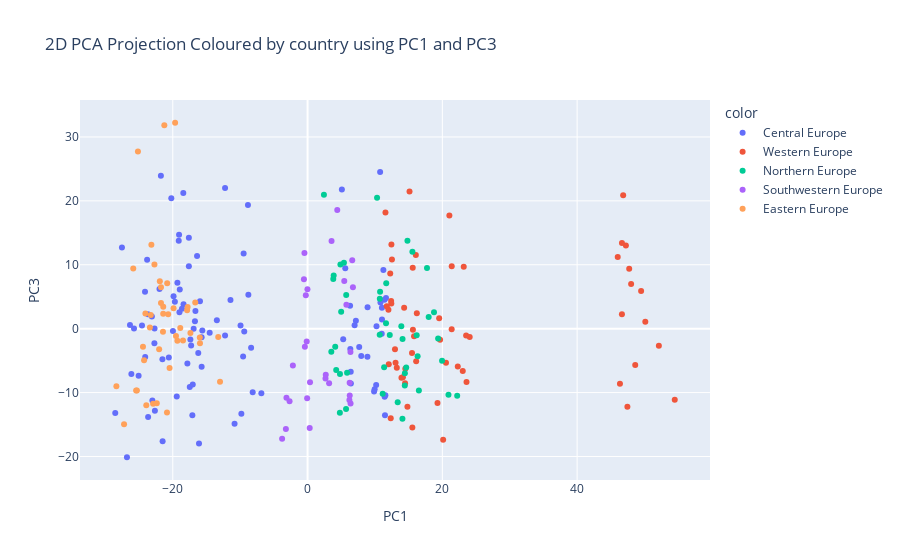

Notebook code cell kept with this figure:
### Markdown cell above
The left blob consists of central and eastern europe, the top one consists of portugal and spain (iberia), and the remaining parts are western and northern europe, along with germany (counted as central). The far right blob is luxembourg, which is a very small country which might be why it is so far away.

### Code cell
fig = px.scatter(
        x = comps[:,0],
        y = comps[:,2],
        color=subregions,
        hover_data={"Country" : pca_df.index.get_level_values(0)},
        labels = {"x": "PC1","y": "PC3"},
        title= "2D PCA Projection Coloured by country using PC1 and PC3"
)
fig.show()

### Figure 1 — Plotly figure (JSON) as saved in the notebook; plotly's stock layout.template omitted (floating-point values rounded to 4 significant figures)
{"data": [{"customdata": [["AUT"], ["AUT"], ["AUT"], ["AUT"], ["AUT"], ["AUT"], ["AUT"], ["AUT"], ["AUT"], ["AUT"], ["AUT"], ["AUT"], ["AUT"], ["AUT"], ["CZE"], ["CZE"], ["CZE"], ["CZE"], ["CZE"], ["CZE"], ["CZE"], ["CZE"], ["CZE"], ["CZE"], ["CZE"], ["CZE"], ["CZE"], ["CZE"], ["DEU"], ["DEU"], ["DEU"], ["DEU"], ["DEU"], ["DEU"], ["DEU"], ["DEU"], ["DEU"], ["DEU"], ["DEU"], ["DEU"], ["DEU"], ["DEU"], ["HUN"], ["HUN"], ["HUN"], ["HUN"], ["HUN"], ["HUN"], ["HUN"], ["HUN"], ["HUN"], ["HUN"], ["HUN"], ["HUN"], ["HUN"], ["HUN"], ["POL"], ["POL"], ["POL"], ["POL"], ["POL"], ["POL"], ["POL"], ["POL"], ["POL"], ["POL"], ["POL"], ["POL"], ["POL"], ["POL"], ["SVK"], ["SVK"], ["SVK"], ["SVK"], ["SVK"], ["SVK"], ["SVK"], ["SVK"], ["SVK"], ["SVK"], ["SVK"], ["SVK"], ["SVK"], ["SVK"], ["SVN"], ["SVN"], ["SVN"], ["SVN"], ["SVN"], ["SVN"], ["SVN"], ["SVN"], ["SVN"], ["SVN"], ["SVN"], ["SVN"], ["SVN"], ["SVN"]], "hovertemplate": "color=Central Europe<br>PC1=%{x}<br>PC3=%{y}<br>Country=%{customdata[0]}<extra></extra>", "legendgroup": "Central Europe", "marker": {"color": "#636efa", "symbol": "circle"}, "mode": "markers", "name": "Central Europe", "orientation": "v", "showlegend": true, "type": "scatter", "x": [8.905, 10.18, 11.49, 11.42, 10.77, 11.01, 10.23, 10.82, 11.25, 11.03, 11.65, 11.05, 11.44, 11.55, -24.09, -23.03, -22.65, -22.73, -20.22, -19.89, -19.31, -19.12, -19.07, -19.01, -17.28, -17.39, -16.22, -15.72, 5.595, 6.344, 6.405, 6.312, 5.092, 5.289, 6.432, 6.981, 7.171, 7.665, 7.967, 8.881, 9.873, 9.955, -21.97, -19.69, -18.4, -17.61, -18.44, -16.71, -15.96, -16.4, -16.64, -17.48, -17.04, -17.83, -17.1, -16.11, -26.35, -26.15, -26.8, -28.54, -27.54, -25.76, -24.57, -24.12, -23.81, -23.68, -23.1, -22.71, -21.54, -19.41, -25.07, -23.66, -21.51, -20.59, -21.76, -19.98, -18.96, -18.64, -17.61, -16.91, -15.72, -15.62, -14.52, -13.46, -12.24, -10.83, -9.823, -9.945, -12.24, -11.44, -8.783, -8.846, -9.485, -9.392, -9.565, -8.377, -6.857, -8.142], "xaxis": "x", "y": [3.372, -8.813, -13.55, 4.514, 24.52, -0.7993, 0.3673, 4.115, 9.19, 3.283, 4.79, 1.43, -10.66, -10.41, -4.434, -11.24, -12.82, -2.273, 20.42, 5.058, 7.202, 13.77, 14.7, 2.589, -2.618, -1.705, -3.802, -5.957, 9.463, -3.184, -6.756, 3.57, 21.77, -1.665, -8.59, 0.5277, 1.244, -2.874, -4.267, -4.389, -9.811, -9.496, 6.195, 4.198, 3.822, 9.766, 21.25, 1.167, 4.3, 11.39, 2.76, -9.144, -8.72, -5.439, -13.56, -17.96, 0.5915, -7.075, -20.12, -13.19, 12.71, 0.01669, 0.5028, 5.759, 10.79, 2.245, 1.913, 0.02012, -4.777, -10.62, -7.364, -13.84, -17.61, -4.52, 23.94, -0.3597, 6.111, 3.11, 14.25, -0.02263, -1.327, -0.2675, -0.6181, 1.323, -1.053, -14.89, -13.32, 0.4878, 22.0, 4.504, 5.32, 19.34, 11.78, -0.4593, -4.362, -2.974, -10.1, -9.951], "yaxis": "y"}, {"customdata": [["BEL"], ["BEL"], ["BEL"], ["BEL"], ["BEL"], ["BEL"], ["BEL"], ["BEL"], ["BEL"], ["BEL"], ["BEL"], ["BEL"], ["BEL"], ["BEL"], ["FRA"], ["FRA"], ["FRA"], ["FRA"], ["FRA"], ["FRA"], ["FRA"], ["FRA"], ["FRA"], ["FRA"], ["FRA"], ["FRA"], ["FRA"], ["FRA"], ["LUX"], ["LUX"], ["LUX"], ["LUX"], ["LUX"], ["LUX"], ["LUX"], ["LUX"], ["LUX"], ["LUX"], ["LUX"], ["LUX"], ["LUX"], ["LUX"], ["NLD"], ["NLD"], ["NLD"], ["NLD"], ["NLD"], ["NLD"], ["NLD"], ["NLD"], ["NLD"], ["NLD"], ["NLD"], ["NLD"], ["NLD"], ["NLD"]], "hovertemplate": "color=Western Europe<br>PC1=%{x}<br>PC3=%{y}<br>Country=%{customdata[0]}<extra></extra>", "legendgroup": "Western Europe", "marker": {"color": "#EF553B", "symbol": "circle"}, "mode": "markers", "name": "Western Europe", "orientation": "v", "showlegend": true, "type": "scatter", "x": [19.53, 19.28, 20.12, 19.67, 21.05, 21.39, 20.54, 21.39, 23.18, 23.53, 24.06, 23.59, 23.03, 22.29, 12.97, 13.94, 12.34, 12.0, 11.56, 11.76, 12.05, 12.27, 12.44, 12.53, 12.4, 12.43, 13.24, 13.06, 50.12, 52.13, 54.49, 49.5, 46.84, 48.02, 46.65, 46.03, 47.24, 46.66, 47.73, 48.62, 47.46, 46.36, 14.33, 14.82, 15.55, 16.12, 15.13, 15.8, 16.22, 16.07, 15.61, 15.63, 15.5, 14.51, 14.47, 14.15], "xaxis": "x", "y": [1.616, -11.63, -17.4, -1.741, 17.72, -0.08199, -5.325, 9.76, 9.67, -1.084, -1.297, -8.357, -6.64, -5.926, -3.237, -7.667, -14.0, 2.96, 18.18, 3.529, -5.562, 8.628, 13.16, 10.84, 4.348, 3.925, -6.095, -5.349, 1.091, -2.684, -11.12, 5.913, 20.88, 7.007, 2.247, 11.2, 13.02, 13.42, 9.395, -5.679, -12.22, -8.627, 3.265, -12.22, -15.48, -5.078, 21.46, -1.182, 2.406, 11.54, 9.514, -0.1556, -3.811, -6.262, -8.551, -7.583], "yaxis": "y"}, {"customdata": [["DNK"], ["DNK"], ["DNK"], ["DNK"], ["DNK"], ["DNK"], ["DNK"], ["DNK"], ["DNK"], ["DNK"], ["DNK"], ["DNK"], ["DNK"], ["DNK"], ["FIN"], ["FIN"], ["FIN"], ["FIN"], ["FIN"], ["FIN"], ["FIN"], ["FIN"], ["FIN"], ["FIN"], ["FIN"], ["FIN"], ["FIN"], ["FIN"], ["SWE"], ["SWE"], ["SWE"], ["SWE"], ["SWE"], ["SWE"], ["SWE"], ["SWE"], ["SWE"], ["SWE"], ["SWE"], ["SWE"], ["SWE"], ["SWE"]], "hovertemplate": "color=Northern Europe<br>PC1=%{x}<br>PC3=%{y}<br>Country=%{customdata[0]}<extra></extra>", "legendgroup": "Northern Europe", "marker": {"color": "#00cc96", "symbol": "circle"}, "mode": "markers", "name": "Northern Europe", "orientation": "v", "showlegend": true, "type": "scatter", "x": [13.91, 14.08, 16.19, 15.56, 14.82, 16.52, 16.33, 17.72, 17.97, 18.76, 19.37, 19.96, 20.91, 22.2, 4.253, 4.793, 5.713, 4.987, 2.43, 3.527, 4.105, 3.817, 3.877, 5.399, 4.877, 5.735, 5.867, 4.809, 11.64, 14.44, 13.38, 11.67, 10.31, 11.15, 11.37, 10.72, 10.76, 10.71, 12.2, 14.1, 14.43, 14.64], "xaxis": "x", "y": [0.3656, -14.08, -1.014, 12.03, 13.74, -9.665, -4.312, 9.495, 1.825, 2.577, -1.549, -5.015, -10.34, -10.48, -6.477, -13.15, -12.57, 2.661, 20.96, -3.617, -2.81, 7.786, 8.332, 10.33, 10.04, 5.281, -6.892, -7.075, 0.8572, -6.979, -11.51, 7.098, 20.47, -10.19, -6.049, 4.665, 5.788, -0.9372, -1.006, -1.624, -8.897, -6.077], "yaxis": "y"}, {"customdata": [["ESP"], ["ESP"], ["ESP"], ["ESP"], ["ESP"], ["ESP"], ["ESP"], ["ESP"], ["ESP"], ["ESP"], ["ESP"], ["ESP"], ["ESP"], ["ESP"], ["PRT"], ["PRT"], ["PRT"], ["PRT"], ["PRT"], ["PRT"], ["PRT"], ["PRT"], ["PRT"], ["PRT"], ["PRT"], ["PRT"], ["PRT"], ["PRT"]], "hovertemplate": "color=Southwestern Europe<br>PC1=%{x}<br>PC3=%{y}<br>Country=%{customdata[0]}<extra></extra>", "legendgroup": "Southwestern Europe", "marker": {"color": "#ab63fa", "symbol": "circle"}, "mode": "markers", "name": "Southwestern Europe", "orientation": "v", "showlegend": true, "type": "scatter", "x": [2.663, 2.701, 3.198, 3.56, 4.411, 5.449, 5.763, 6.627, 6.733, 6.367, 6.258, 6.247, 6.381, 6.208, -0.398, -0.06014, 0.3199, 0.3673, -0.01629, -0.1292, -0.2558, -0.4625, -0.5405, -2.178, -2.671, -3.131, -3.217, -3.778], "xaxis": "x", "y": [-7.814, -7.19, -8.554, 13.7, 18.55, 7.448, 3.752, 10.7, 6.482, -3.66, -10.47, -8.455, -11.7, -11.18, -2.83, -10.88, -15.54, -8.394, 6.185, -2.011, 5.233, 11.85, 7.742, -5.743, -11.34, -10.8, -15.69, -17.22], "yaxis": "y"}, {"customdata": [["EST"], ["EST"], ["EST"], ["EST"], ["EST"], ["EST"], ["EST"], ["EST"], ["EST"], ["EST"], ["EST"], ["EST"], ["EST"], ["EST"], ["LTU"], ["LTU"], ["LTU"], ["LTU"], ["LTU"], ["LTU"], ["LTU"], ["LTU"], ["LTU"], ["LTU"], ["LTU"], ["LTU"], ["LTU"], ["LTU"], ["LVA"], ["LVA"], ["LVA"], ["LVA"], ["LVA"], ["LVA"], ["LVA"], ["LVA"], ["LVA"], ["LVA"], ["LVA"], ["LVA"], ["LVA"], ["LVA"]], "hovertemplate": "color=Eastern Europe<br>PC1=%{x}<br>PC3=%{y}<br>Country=%{customdata[0]}<extra></extra>", "legendgroup": "Eastern Europe", "marker": {"color": "#FFA15A", "symbol": "circle"}, "mode": "markers", "name": "Eastern Europe", "orientation": "v", "showlegend": true, "type": "scatter", "x": [-28.37, -27.23, -25.32, -25.87, -25.17, -24.06, -24.42, -23.4, -23.27, -21.75, -21.92, -21.42, -20.48, -18.48, -24.26, -22.92, -20.86, -19.89, -19.65, -23.18, -22.02, -21.75, -21.46, -21.42, -16.67, -17.87, -13.26, -12.99, -25.44, -23.93, -22.37, -22.72, -21.25, -20.83, -20.69, -19.32, -19.52, -18.89, -17.8, -17.38, -15.96, -15.99], "xaxis": "x", "y": [-8.993, -14.96, -9.678, 9.415, 27.71, 2.36, -2.837, 0.1732, 2.153, 4.02, 7.421, 2.317, -6.145, -1.834, -4.942, -11.76, -13.12, 3.183, 32.22, 13.12, -3.21, 6.487, -0.4809, 3.415, 4.1, 2.881, -1.29, -8.285, -9.687, -11.97, -11.65, 10.03, 31.83, 7.121, 2.273, -1.879, -1.138, 0.08946, 3.377, -0.6735, -2.269, -1.397], "yaxis": "y"}], "layout": {"legend": {"title": {"text": "color"}, "tracegroupgap": 0}, "title": {"text": "2D PCA Projection Coloured by country using PC1 and PC3"}, "xaxis": {"anchor": "y", "domain": [0, 1], "title": {"text": "PC1"}}, "yaxis": {"anchor": "x", "domain": [0, 1], "title": {"text": "PC3"}}}}
